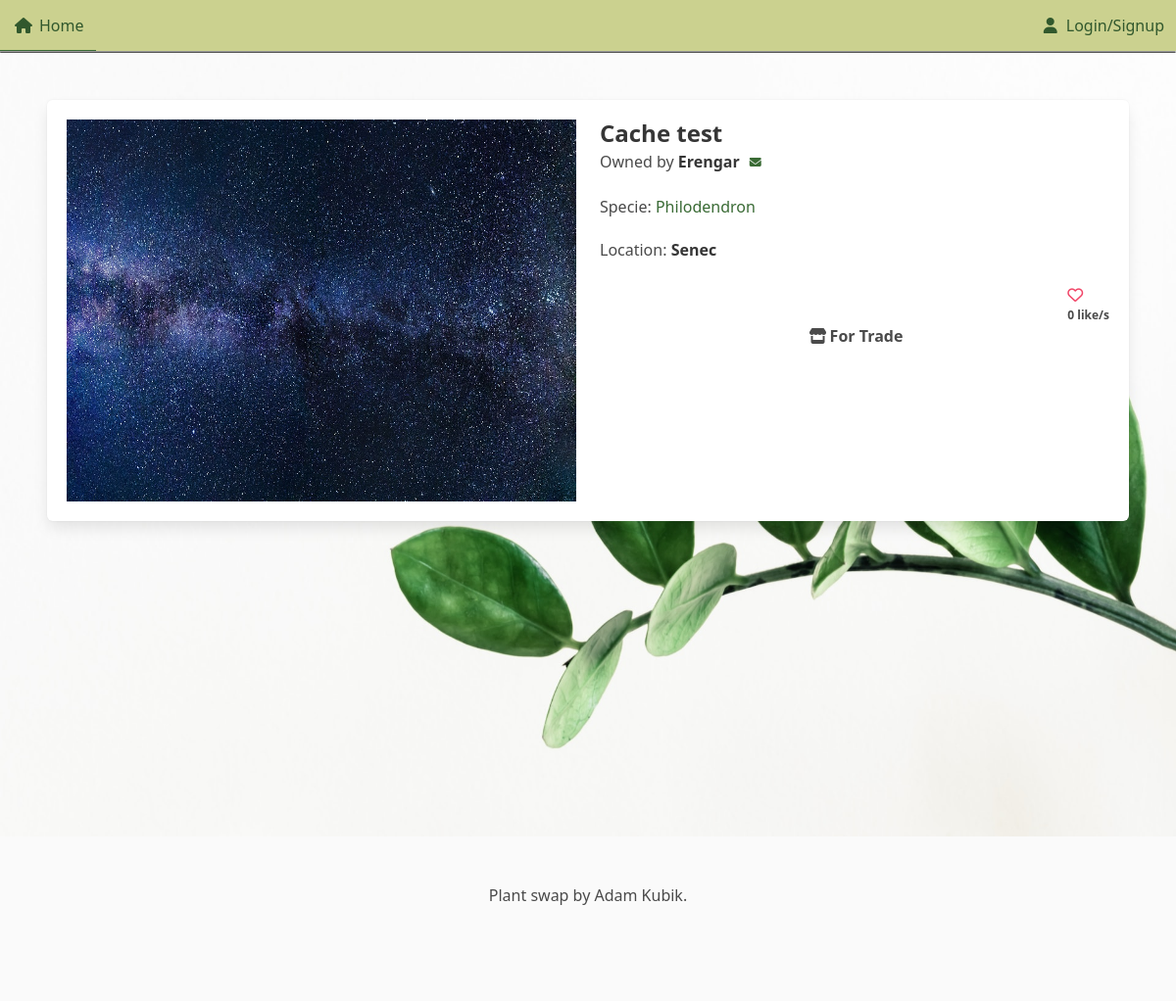
Page /plant/cache-test/ on the committed database.
### plant_collection/models.py (models this page shows, shortened)
class Image(models.Model):
    plant = models.ForeignKey(Plant, on_delete=models.CASCADE, related_name="picture")
    image = models.ImageField(upload_to="pics")

class Plant(models.Model):
    nick_name = models.CharField(
        max_length=64, validators=[MinLengthValidator(3)], unique=True
    )
    created = models.DateTimeField(auto_now_add=True, null=True, blank=True)
    updated = models.DateTimeField(auto_now=True, null=True, blank=True)
    species = models.ForeignKey(
        Species, on_delete=models.SET_NULL, blank=True, null=True, related_name="plants"
    )
    owner = models.ForeignKey(
        settings.AUTH_USER_MODEL, on_delete=models.PROTECT, related_name="plants"
    )
    slug = models.SlugField(default="bugged-plant")
    for_trade = models.BooleanField(default=False)
    likes = models.ManyToManyField(User, related_name="liked")
    location = models.CharField(max_length=64, blank=True, null=True, default=None, help_text="City, State")
    def number_of_likes(self):
        return self.likes.count()

class Species(models.Model):
    name = models.CharField(max_length=64)
    slug = models.SlugField(default="bugged-species")
    def __str__(self):
        return self.name

### plant_collection/views.py (the view, shortened to what this page needs)
# urls.py: path('plant/<slug:slug>/', views.plant_view.as_view(),name='plant_view'),
class plant_view(generic.View):
    template_name = "plant_collection/plant.html"
    def get(self, request, slug):
        plant = get_object_or_404(Plant, slug=slug)
        context = {"plant": plant}
        return render(request, self.template_name, context)

### plant_collection/templates/plant_collection/plant.html (shortened to what this page needs)
{% extends "base.html" %}
{% load static %}
{% block header %}
<link rel="stylesheet" href="{% static 'plant_collection/css/no_padding_section.css' %}">
<link rel="stylesheet" href="{% static 'plant_collection/css/plant.css' %}">
<link rel="stylesheet" href="{% static 'plant_collection/css/like_animation.css' %}">
{% endblock %}
{% block content %}
<section class='section'>
    <div class='box'>
    <div class='columns'>
        <div class='column is-half' id='picture-column'>
            <div class='carousel_box' style='position: relative;'>
                {% if plant.picture.all.count > 1 %}
                <div class='columns is-overlay overlay-element is-mobile' style='z-index: 2; position:absolute; margin-bottom:0 '>
                    <div tabindex=0 class='column arrow' id='left-arrow'></div>
                    <div tabindex=0 class='column arrow' id='right-arrow'></div>
                </div>
                {% endif %}
                    {% for picture in plant.picture.all %}
                    <div class='carousel_image'>
                        <figure class='image is-4by3'>
                            <img class='carousel' hidden src="{{ picture.image.url }}" alt="Picture of a plant">
                        </figure>
                    </div>
                    {% endfor %}
            </div>
        </div>
        <div class='column is-half is-narrow'>
            <section style='display:block; margin:auto'>
                <h3 class='title is-size-3-widescreen is-size-4-desktop is-size-5-touch'>
                    {{plant.nick_name}}
                </h3>
                <h4 class='subtitle is-size-5-widescreen is-size-6-desktop is-size-6-touch'>
                    {% if user == plant.owner %}
                        <span>Owned by <strong>{{plant.owner}}</strong></span>
                    {% else %}
                        <span class='icon-text'>
                            <span>Owned by <strong>{{plant.owner}}</strong></span>
                            <span class='icon'>
                                <a href="{% url 'accounts:write_message' name=plant.owner %}"><i class="fa-solid fa-envelope fa-xs"></i></a>
                            </span>
                        </span>
                    {% endif %}
                </h4>
                {% if plant.species %}
                    <h3 class='subtitle is-size-6-desktop is-size-7-touch'>
                        Specie: <a href="{% url 'plant_collection:species_list' nam=plant.species|slugify %}" >{{plant.species}}</a>
                    </h3>
                {% endif %}
                {% if plant.location %}
                <h3 class='subtitle is-size-6-desktop is-size-7-touch'>
                    Location: <strong>{{plant.location}}</strong>
                </h3>
                {% else %}
                <h3 class='subtitle is-size-6-desktop is-size-7-touch'>
                    Location: <strong>Unknown</strong>
                </h3>
                {% endif %}
                <div class='container is-flex is-justify-content-right'>
                    <div>
                        {% if not user in plant.likes.all %}
                        <div>
                            <a class='heart' tabindex=0 data-plant='{{ plant.id }}' data-user='{{ user }}'><i class="fa-regular fa-heart has-text-danger"></i></a>
                        </div>
                        {% elif user in plant.likes.all %}
                        <div>
                            <a class='heart' tabindex=0 data-plant='{{ plant.id }}' data-user='{{ user }}'><i class="fa-solid fa-heart has-text-danger"></i></a>
                        </div>
                        {% endif %}
                        <div class='number_likes is-size-7 has-text-weight-bold' data-plant='{{ plant.id }}'>
                            {{ plant.number_of_likes }} like/s
                        </div>
                    </div>
                </div>
                <section class='container is-flex is-justify-content-center'>
                    <div>
                        {% if plant.for_trade %}
                        <div class='icon-text has-text-weight-semibold is-size-6-desktop is-size-7-touch is-flex is-justify-content-center'>
                            <span class='icon'>
                                <i class="fa-solid fa-store"></i>
                            </span>
                            For Trade
                        </div>
                        {% endif %}
                    </div>
                </section>
            </section>
        </div>
    </div>
    </div>
</section>
{% endblock %}

### plant_collection/static/plant_collection/css/coloring.css (style rules this page uses)
a { color: #3A6B35 ; }

### plant_collection/static/plant_collection/css/plant.css (style rules this page uses)
.arrow { margin-top: 0.75rem; }
#right-arrow { margin-right: 0.75rem; margin-left: 30vw; }
#left-arrow { margin-left: 0.75rem; margin-right:0vw; }

### rows in the picture
Image: image (picture)
Plant: nick_name "Cache test", owner "Erengar", species "Philodendron", location "Senec", number_of_likes "0"
